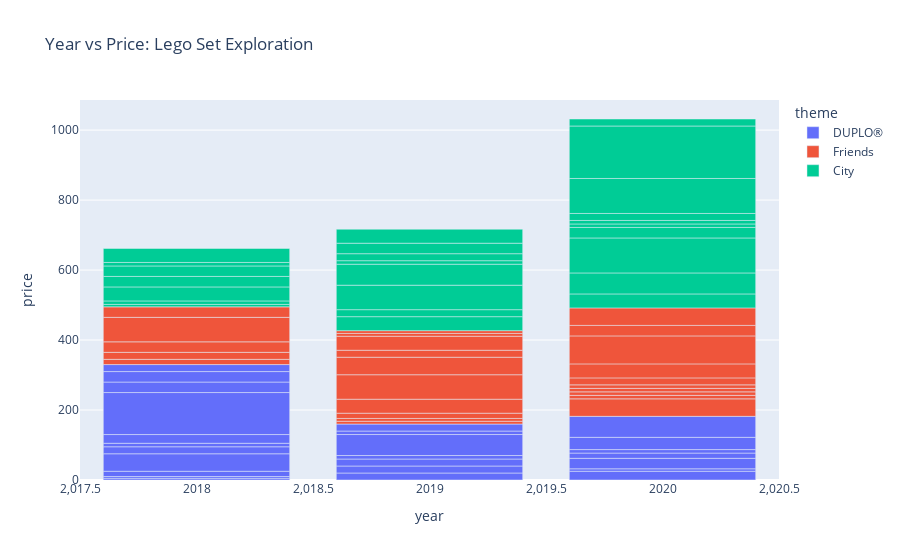

Here is the notebook cell this chart was saved with:
### Markdown cell above
Problem 6 (20 points)


**Below are questions that you should to use the data to find the answer to. Here I am giving you less guidance so you will have to come up with your own way of finding the answer.**

(a) On average is the price of Legos increasing, decreasing, or staying the same over the three years?

***From 2018 to 2019 the average was basically the same, but between 2019 and 2020 it jumped $10, which could be attributed to the inflation over COVID.***


(b) On average are the number of pieces increase, decreasing, or staying the same over the three years?

***On average it was a steady increase from 2018 to 2020, although it could be inflated due to the more sets being put out in 2019 and 2020.***


(c) Which set has the most minifigures and how many sets have zero or an unknown number of minifigures?

***Most: People Pack - Outdoor Adventures (15)***

***How many have zero (no set has 0 minifigures) unknown (NEED HELP HERE)***


Hint - the second question is more challenging that it first appears.

### Code cell
#A
fig = px.bar(
    DF,
    x='year',
    y='price',
    color='theme',        
    hover_name='set_name',     
    title='Year vs Price: Lego Set Exploration', 
)

fig.show()

### Figure 1 — Plotly figure (JSON) as saved in the notebook; plotly's stock layout.template omitted (floating-point values rounded to 4 significant figures)
{"data": [{"hovertemplate": "<b>%{hovertext}</b><br><br>theme=DUPLO®<br>year=%{x}<br>price=%{y}<extra></extra>", "hovertext": ["My First Ladybird", "My First Race Car", "My First Celebration", "Large Playground Brick Box", "Farmers' Market", "Farm Animals", "Train Bridge and Tracks", "Cargo Train", "Spider-Man & Hulk Adventures", "Rapunzel's Tower", "Train Tracks", "My First Fun Puzzle", "My First Car Creations", "Fire Truck", "Baby Animals", "Tropical Island", "Plane", "Submarine Adventure", "Alphabet Truck", "Tow Truck", "Super Heroes Lab", "Bedroom", "Pizza Stand", "Bakery", "Modular Playhouse"], "legendgroup": "DUPLO®", "marker": {"color": "#636efa", "pattern": {"shape": ""}}, "name": "DUPLO®", "orientation": "v", "showlegend": true, "textposition": "auto", "type": "bar", "x": [2018, 2018, 2018, 2018, 2018, 2018, 2018, 2018, 2018, 2018, 2018, 2019, 2019, 2019, 2019, 2019, 2019, 2019, 2020, 2020, 2020, 2020, 2020, 2020, 2020], "xaxis": "x", "y": [4.99, 4.99, 14.99, 49.99, 19.99, 9.99, 24.99, 120.0, 29.99, 29.99, 19.99, 19.99, 19.99, 19.99, 9.99, 59.99, 9.99, 19.99, 24.99, 6.99, 29.99, 14.99, 9.99, 34.99, 59.99], "yaxis": "y"}, {"hovertemplate": "<b>%{hovertext}</b><br><br>theme=Friends<br>year=%{x}<br>price=%{y}<extra></extra>", "hovertext": ["Stephanie's Soccer Practice", "Olivia's Mission Vehicle", "Mia's Tree House", "Friendship House", "Friends Advent Calendar", "Stephanie's Heart Box", "Mia's Heart Box", "Mia's Forest Adventures", "Stephanie's Obstacle Course", "Mia's House", "Andrea's Pool Party", "Turtles Rescue Mission", "Dolphins Rescue Mission", "Andrea's Summer Heart Box", "Olivia's Summer Heart Box", "Heartlake City Hospital", "Puppy Playground", "Andrea's Play Cube - Singer", "Mia's Play Cube - Veterinarian", "Mia's Play Cube - Cinema", "Baby Elephant Jungle Rescue", "Tiger Hot Air Balloon Jungle Rescue", "Jungle Rescue Base", "Emma's Fashion Shop", "Beach House"], "legendgroup": "Friends", "marker": {"color": "#EF553B", "pattern": {"shape": ""}}, "name": "Friends", "orientation": "v", "showlegend": true, "textposition": "auto", "type": "bar", "x": [2018, 2018, 2018, 2018, 2018, 2019, 2019, 2019, 2019, 2019, 2019, 2019, 2019, 2019, 2019, 2020, 2020, 2020, 2020, 2020, 2020, 2020, 2020, 2020, 2020], "xaxis": "x", "y": [14.99, 19.99, 29.99, 69.99, 29.99, 7.99, 7.99, 14.99, 39.99, 69.99, 49.99, 19.99, 39.99, 7.99, 7.99, 49.99, 9.99, 9.99, 9.99, 9.99, 19.99, 39.99, 79.99, 29.99, 49.99], "yaxis": "y"}, {"hovertemplate": "<b>%{hovertext}</b><br><br>theme=City<br>year=%{x}<br>price=%{y}<extra></extra>", "hovertext": ["Off-Road Chase", "Mountain Fugitives", "Dirt Road Pursuit", "Pickup & Caravan", "Heavy Cargo Transport", "Mining Team", "People Pack - Outdoor Adventures", "Parachute Arrest", "Dock Side Fire", "Fire Station", "Fire Plane", "Construction Loader", "Diving Yacht", "Harvester Transport", "Mars Research Shuttle", "Police Helicopter Chase", "Police Monster Truck Heist", "Police Station", "Fire Helicopter Response", "Street Sweeper", "Monster Truck", "Construction Bulldozer", "Tuning Workshop", "Ocean Exploration Ship", "Safari Off-Roader"], "legendgroup": "City", "marker": {"color": "#00cc96", "pattern": {"shape": ""}}, "name": "City", "orientation": "v", "showlegend": true, "textposition": "auto", "type": "bar", "x": [2018, 2018, 2018, 2018, 2018, 2018, 2018, 2019, 2019, 2019, 2019, 2019, 2019, 2019, 2019, 2020, 2020, 2020, 2020, 2020, 2020, 2020, 2020, 2020, 2020], "xaxis": "x", "y": [6.99, 9.99, 39.99, 29.99, 29.99, 9.99, 39.99, 39.99, 19.99, 69.99, 59.99, 9.99, 19.99, 29.99, 39.99, 39.99, 59.99, 99.99, 29.99, 9.99, 9.99, 19.99, 99.99, 150.0, 19.99], "yaxis": "y"}], "layout": {"barmode": "relative", "legend": {"title": {"text": "theme"}, "tracegroupgap": 0}, "title": {"text": "Year vs Price: Lego Set Exploration"}, "xaxis": {"anchor": "y", "domain": [0, 1], "title": {"text": "year"}}, "yaxis": {"anchor": "x", "domain": [0, 1], "title": {"text": "price"}}}}
